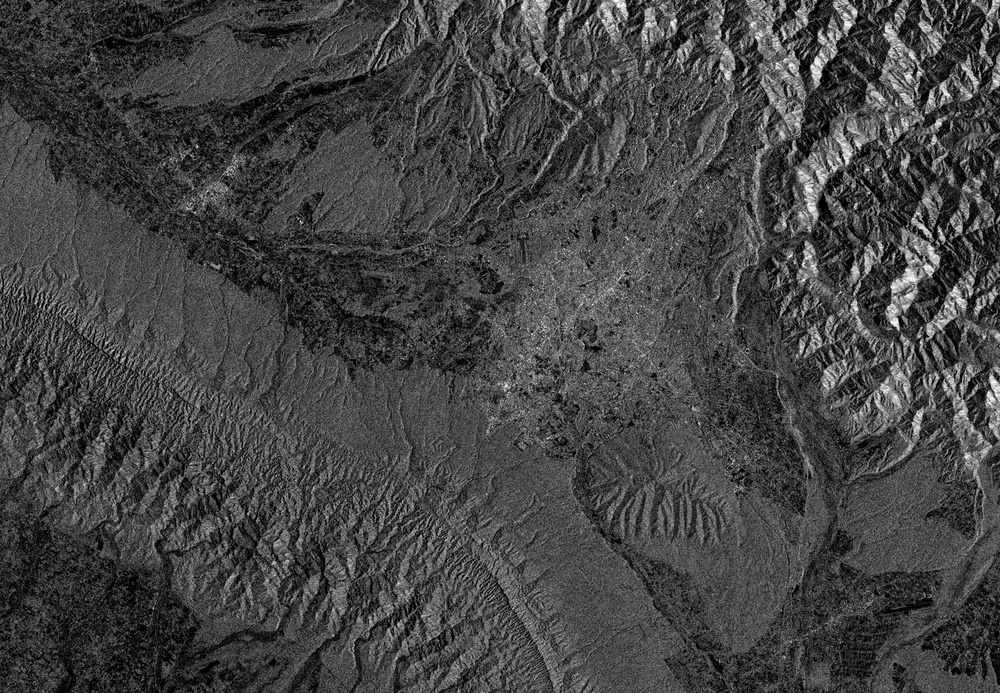
#> input picture SAR6.jpg, 1000 x 693 px, shrunk from 2500 x 1733 before the run
$ python split.py
#> lines starting #> are read from the running program, lines starting #| are printed output that depends on the picture
from PIL import Image
import os

def create_image_dataset(large_image_path, output_dir):
    # Open the large image
#> called with large_image_path = 'SAR6.jpg', output_dir = 'images/sar_train/'
    large_image = Image.open(large_image_path)
#> large_image is the input picture: PIL image 1000x693 RGB; min 0, max 255, mean 68.3
    width, height = large_image.size
#> width = 1000; height = 693

    # Define the size of the small images
    crop_size = 256

    # Calculate the number of crops in both dimensions
    num_crops_x = width // crop_size
#> num_crops_x = 3
    num_crops_y = height // crop_size
#> num_crops_y = 2

    # Create the output directory if it doesn't exist
    if not os.path.exists(output_dir):
        os.makedirs(output_dir)

    # Loop through the large image and create crops
    for i in range(num_crops_x):
        for j in range(num_crops_y):
            left = i * crop_size
            upper = j * crop_size
            right = left + crop_size
            lower = upper + crop_size

            # Crop the image
            crop = large_image.crop((left, upper, right, lower))

            # Save the cropped image
            crop.save(os.path.join(output_dir, f'SAR6_{i}_{j}.png'))
#> this loop made 3 passes
#> pass 1, in create_image_dataset, `crop.save(os.path.join(output_dir, f'SAR6_{i}_{j}.png'))`:
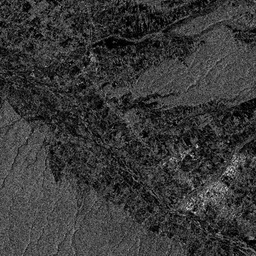
#> saved as SAR6_0_0.png: PIL image 256x256 RGB; min 0, max 219, mean 56.4
#> pass 1, in create_image_dataset, `crop.save(os.path.join(output_dir, f'SAR6_{i}_{j}.png'))`:
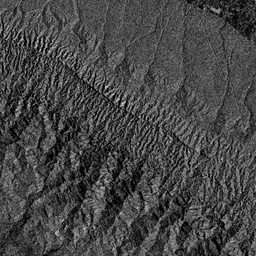
#> saved as SAR6_0_1.png: PIL image 256x256 RGB; min 0, max 223, mean 69.9
#> pass 2, in create_image_dataset, `crop.save(os.path.join(output_dir, f'SAR6_{i}_{j}.png'))`:
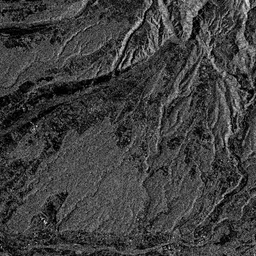
#> saved as SAR6_1_0.png: PIL image 256x256 RGB; min 0, max 235, mean 63
#> pass 2, in create_image_dataset, `crop.save(os.path.join(output_dir, f'SAR6_{i}_{j}.png'))`:
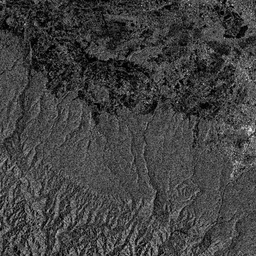
#> saved as SAR6_1_1.png: PIL image 256x256 RGB; min 0, max 236, mean 65.6
#> after the loop:
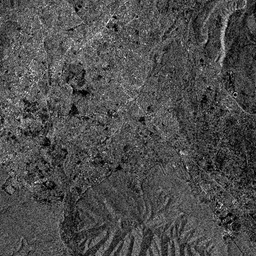
#> crop: PIL image 256x256 RGB; min 0, max 254, mean 77.1

# Example usage
create_image_dataset('SAR6.jpg', 'images/sar_train/')

$ run again, with SAR1.jpg copied over SAR6.jpg
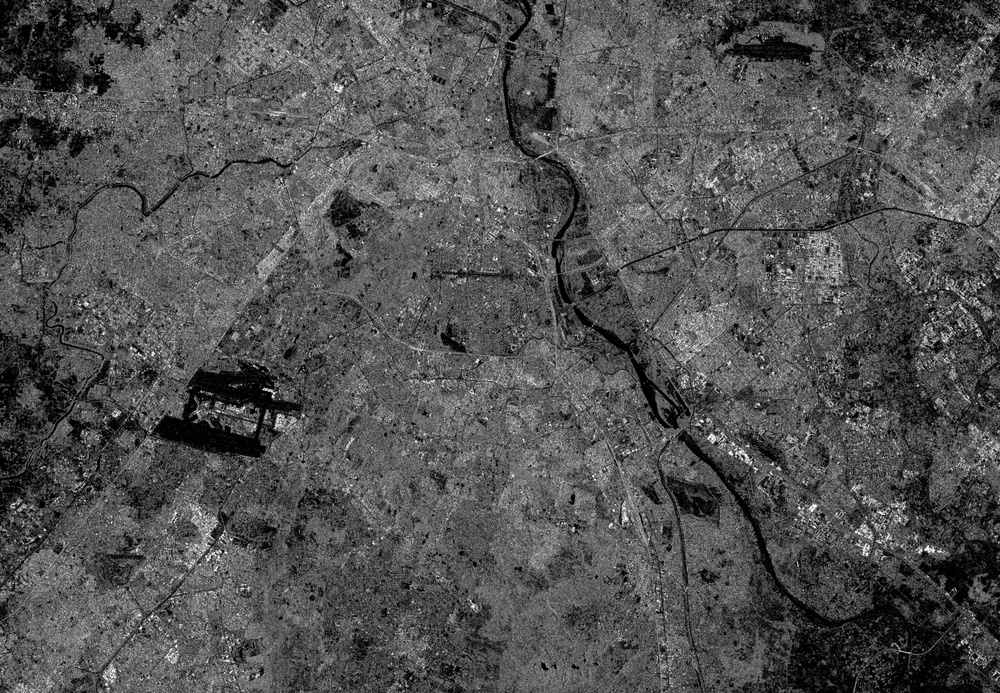
#> input picture SAR1.jpg, 1000 x 693 px, shrunk from 2500 x 1733 before the run
#> in create_image_dataset, large_image is the input picture: PIL image 1000x693 RGB; min 0, max 255, mean 82.4
#> the loop in create_image_dataset, `for i in range(num_crops_x):` made 3 passes
#> pass 1, in create_image_dataset, `crop.save(os.path.join(output_dir, f'SAR6_{i}_{j}.png'))`:
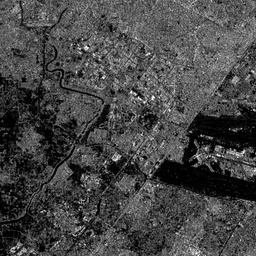
#> saved as SAR6_0_1.png: PIL image 256x256 RGB; min 0, max 255, mean 70.9
#> after the loop in create_image_dataset, `for i in range(num_crops_x):`:
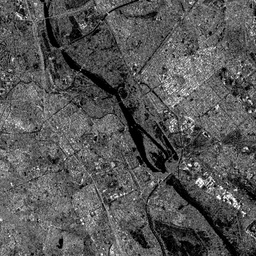
#> crop: PIL image 256x256 RGB; min 0, max 255, mean 87

$ run again, with SAR2.jpg copied over SAR6.jpg
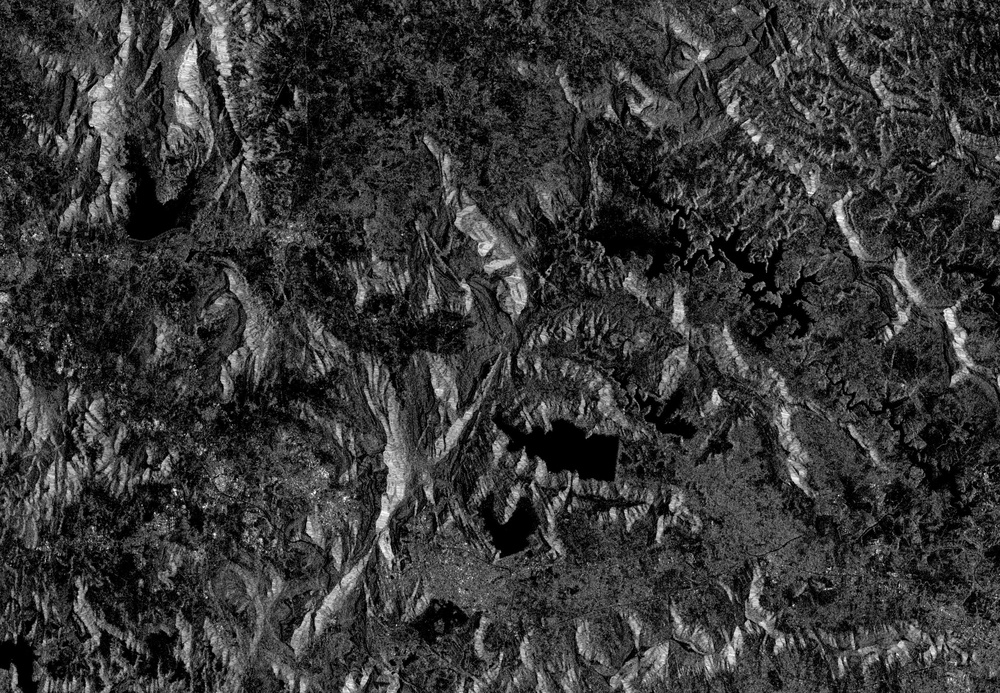
#> input picture SAR2.jpg, 1000 x 693 px, shrunk from 2500 x 1733 before the run
#> in create_image_dataset, large_image is the input picture: PIL image 1000x693 RGB; min 0, max 255, mean 54.8
#> the loop in create_image_dataset, `for i in range(num_crops_x):` made 3 passes
#> pass 1, in create_image_dataset, `crop.save(os.path.join(output_dir, f'SAR6_{i}_{j}.png'))`:
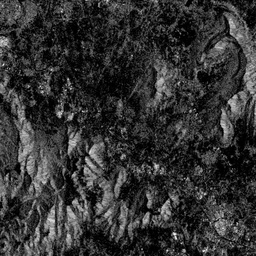
#> saved as SAR6_0_1.png: PIL image 256x256 RGB; min 0, max 249, mean 51.2
#> after the loop in create_image_dataset, `for i in range(num_crops_x):`:
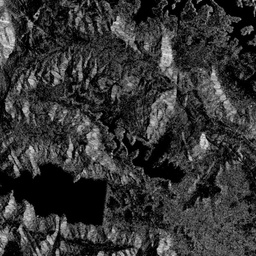
#> crop: PIL image 256x256 RGB; min 0, max 238, mean 52.7

$ run again, with SAR3.jpg copied over SAR6.jpg
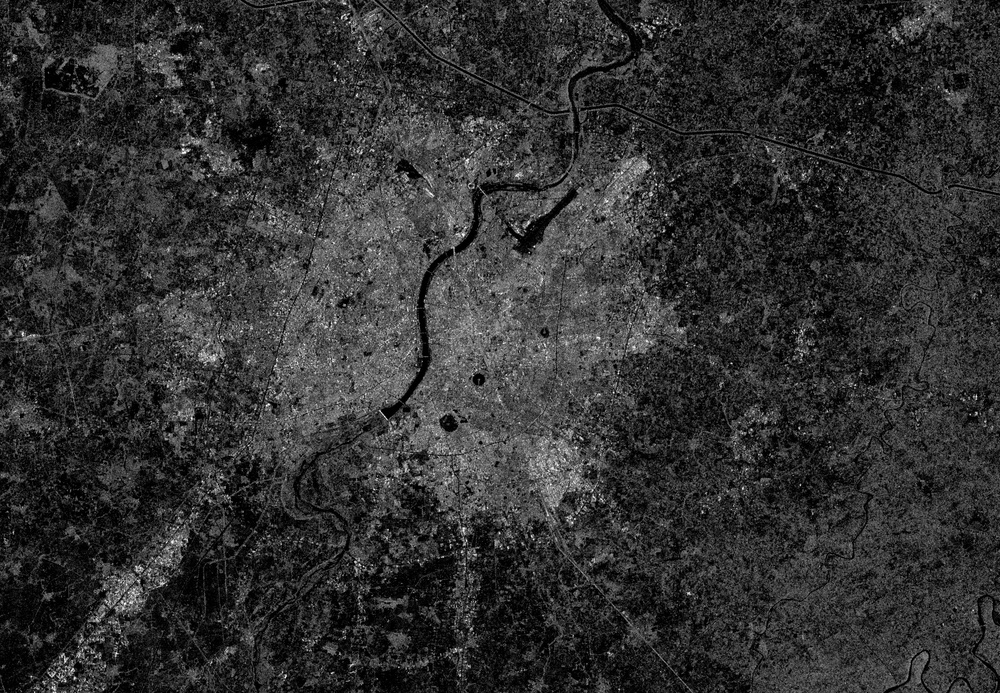
#> input picture SAR3.jpg, 1000 x 693 px, shrunk from 2500 x 1733 before the run
#> in create_image_dataset, large_image is the input picture: PIL image 1000x693 RGB; min 0, max 255, mean 49.8
#> the loop in create_image_dataset, `for i in range(num_crops_x):` made 3 passes
#> pass 1, in create_image_dataset, `crop.save(os.path.join(output_dir, f'SAR6_{i}_{j}.png'))`:
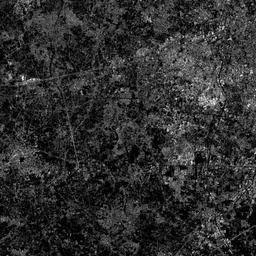
#> saved as SAR6_0_1.png: PIL image 256x256 RGB; min 0, max 249, mean 47.1
#> after the loop in create_image_dataset, `for i in range(num_crops_x):`:
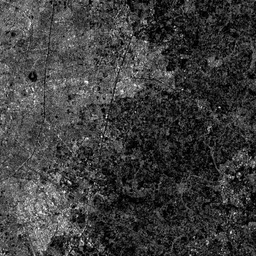
#> crop: PIL image 256x256 RGB; min 0, max 255, mean 61.9
